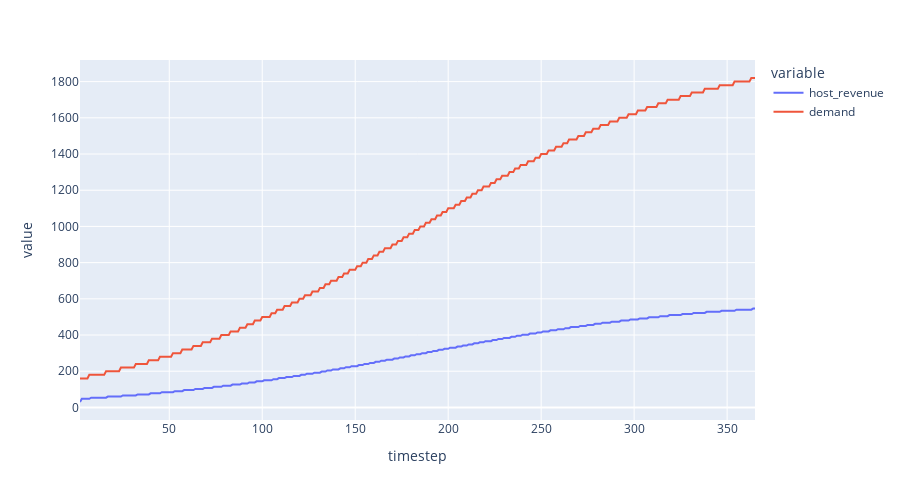

Notebook code for this chart:
### Code cell
fig = px.line(
    fig_df,
    x='timestep',
    y=['host_revenue', 'demand'],
    height=500,
    animation_frame='run'
)

fig.show()

### Figure 1 — Plotly figure (JSON) as saved in the notebook; plotly's stock layout.template omitted (floating-point values rounded to 4 significant figures; data arrays with more than 128 entries replaced by an {"elided": "..."} marker saying what was removed)
{"data": [{"hovertemplate": "variable=host_revenue<br>run=1<br>timestep=%{x}<br>value=%{y}<extra></extra>", "legendgroup": "host_revenue", "line": {"color": "#636efa", "dash": "solid"}, "mode": "lines", "name": "host_revenue", "orientation": "v", "showlegend": true, "type": "scatter", "x": {"elided": "364 int values"}, "xaxis": "x", "y": {"elided": "364 int values"}, "yaxis": "y"}, {"hovertemplate": "variable=demand<br>run=1<br>timestep=%{x}<br>value=%{y}<extra></extra>", "legendgroup": "demand", "line": {"color": "#EF553B", "dash": "solid"}, "mode": "lines", "name": "demand", "orientation": "v", "showlegend": true, "type": "scatter", "x": {"elided": "364 int values"}, "xaxis": "x", "y": {"elided": "364 int values"}, "yaxis": "y"}], "layout": {"height": 500, "legend": {"title": {"text": "variable"}, "tracegroupgap": 0}, "margin": {"t": 60}, "xaxis": {"anchor": "y", "domain": [0, 1], "title": {"text": "timestep"}}, "yaxis": {"anchor": "x", "domain": [0, 1], "title": {"text": "value"}}}}
